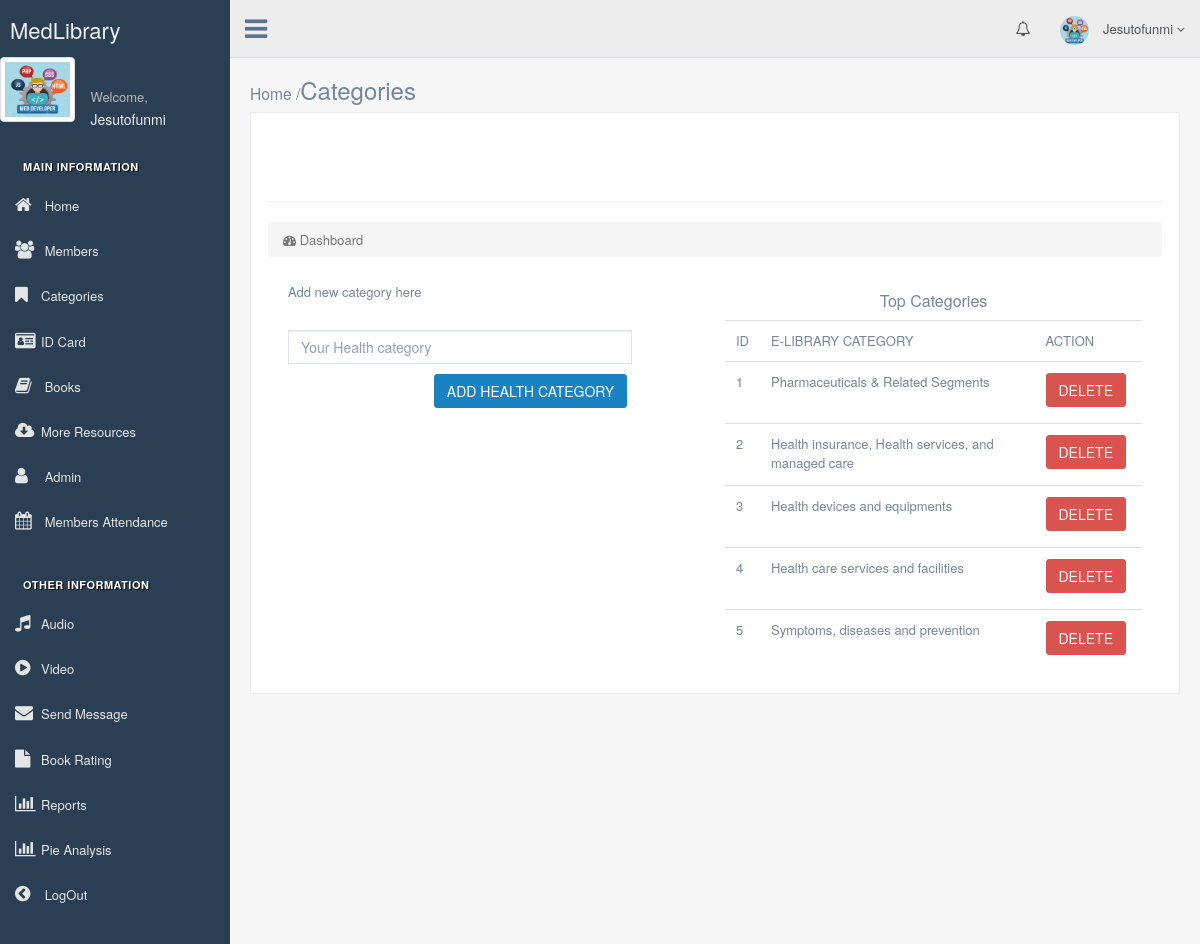
Screenshot of /admin/categories.php (signed in) with the database file from the repository.
### tables this page shows
CREATE TABLE `category` (
  `category_id` int(11) NOT NULL,
  `category_name` varchar(100) DEFAULT NULL
);

### admin/categories.php (the view, shortened to what this page needs)
<?php
include 'header.php';
?>
<div class="page-title">
            <div class="title_left">
                <h3>
					<small>Home /</small>Categories
                </h3>
            </div>
        </div>
        <div class="row">
            <div class="col-md-12 col-sm-12 col-xs-12">
                <div class="x_panel">
                <div class="row">
                    <div class="col-lg-12">
                        <h1 class="page-header"><br></h1>
                        <ol class="breadcrumb">
                            <li class="active">
                                <i class="fa fa-dashboard"></i> Dashboard
                            </li>
                        </ol>
                    </div>
                </div>
                     <div class="x_content">
            <div class="container-fluid">
                <div class="row">
                  <div class="col-md-5">
                    <p>Add new category here</p>
                      <form method="POST" action="add_health_category1.php">
                      <br style="clear: both">
                        <div class="form-group">
                          <input type="text" class="form-control" id="name" name="cname" placeholder="Your Health category" required="">
                        </div>
                        <div class="form-group">
                        <button type="submit" id="submit" name="submit" class="btn btn-primary pull-right"> ADD HEALTH CATEGORY</button>
                    </div>
                   </form>
                    <br><br>
                  </div>
                  <div class="col-md-1"></div>
                      <div class="col-md-6">
                        <table class="table">
                          <h4><center>Top Categories</center></h4>
                      <tr>
                        <td>ID</td>
                        <td>E-LIBRARY CATEGORY</td>
                        <td>ACTION</td>
                      </tr>
                    <?php
                    $sql = "SELECT * FROM category ORDER BY category_id ASC ";
                    $result = mysqli_query($conn, $sql);
                    while($row = mysqli_fetch_assoc($result)){
                      extract($row);
                    ?>
                    <tr>
                      <td><?php echo $row['category_id'];?></td>
                      <td><?php echo $row["category_name"];?></td>
                      <td>
                      <?php echo '<a  class="btn btn-danger" href="delete_health_category.php?id='.$category_id.'"> DELETE</a>' ;  ?>
                      </td>
                    </tr>
                  <?php    }
                    ?>
                    </table>
                    </div>
                  </div>
                </div>
</div>
</div>
</div>
</div>
</div>

### admin/sidebar_menu.php (shortened to what this page needs)
           <div class="col-md-3 left_col">
               <div class="left_col scroll-view">
                   <div class="navbar nav_title" style="border: 0;">
                       <a href="admin_dashboard.php" class="site_title"><span>MedLibrary</span></a>
                   </div>
				<a href="admin_profile.php">
                   <div class="profile">
<?php
   $conn=Connect();
       $email=$_SESSION['login_user1'];
       $user_query = mysqli_query($conn, "SELECT * FROM admin WHERE email='$email' ") or die(mysqli_error());
   $row=mysqli_fetch_array($user_query);
       ?>
       <div class="profile_pic">
	<?php if($row['admin_image'] != ""): ?>
<img src="../upload/<?php echo $row['admin_image']; ?>" style="height:65px; width:75px;" class="img-thumbnail profile_img">
<?php else: ?>
<img src="img/user.png" style="height:60px; width:70px;" class="img-circle profile_img">
   <?php endif; ?>
                       </div>
                       <div class="profile_info">
                           <span>Welcome,</span>
                           <h2><?php echo $row['fname']; ?></h2>
                       </div>
                   </div>
				</a>
                   <br />
                   <div id="sidebar-menu" class="main_menu_side hidden-print main_menu">
                       <div class="menu_section">
						<h3 style="margin-top:85px;">Main Information</h3>
                           <ul class="nav side-menu">
                               <li>
								<a href="admin_dashboard.php"><i class="fa fa-home"></i> Home</a>
                               </li>
                               <li>
								<a href="user.php"><i class="fa fa-users"></i> Members</a>
                               </li>
                                <li>
                                   <a href="categories.php"><i class="fa fa-bookmark"></i>Categories</a>
                               </li>
                               <li>
                                   <a href="print_id.php"><i class="fa fa-id-card"></i>ID Card</a>
                               </li>
                               <li>
								<a href="book.php"><i class="fa fa-book"></i> Books</a>
                               </li>
                               <li>
                                   <a href="morebooks.php"><i class="fa fa-cloud-download"></i>More Resources</a>
                               </li>
                               <li>
								<a href="admin_phase.php"><i class="fa fa-user"></i> Admin</a>
                               </li>
                               <li>
								<a href="user_log_in.php"><i class="fa fa-calendar"></i> Members Attendance</a>
                               </li>
                           </ul>
                       </div>
                       <div class="menu_section">
                           <h3>Other Information</h3>
                           <ul class="nav side-menu">
                               <li>
								<a href="audio.php"><i class="fa fa-music"></i>Audio</a>
                               </li>
                               <li>
								<a href="video.php"><i class="fa fa-play-circle"></i>Video</a>
                               </li>
                               <li>
								<a href="message_to_user.php"><i class="fa fa-envelope"></i>Send Message</a>
                               </li>
                                <li>
                                   <a href="analysis.php"><i class= "fa fa-file"></i>Book Rating</a>
                               </li>
                               <li>
                                   <a href="chart.php"><i class= "fa fa-bar-chart"></i>Reports</a>
                               </li>
                                <li>
                                   <a href="piechart.php"><i class= "fa fa-bar-chart"></i>Pie Analysis</a>
                               </li>
                                <li>
                                   <a Onclick="return ConfirmLogout();" href="logout.php"><i class= "fa fa-chevron-circle-left"></i> LogOut</a>
                               </li>
                           </ul>
                       </div>
                   </div>
               </div>
           </div>

### admin/top_nav.php (shortened to what this page needs)
            <div class="top_nav">
                <div class="nav_menu">
                    <nav class="" role="navigation">
                        <div class="nav toggle">
                            <a id="menu_toggle">
                            <i class="fa fa-bars"></i></a>
                        </div>
                        <ul class="nav navbar-nav navbar-right">
<?php
     $email=$_SESSION['login_user1'];
	   $user_query= mysqli_query($conn, "SELECT * FROM admin WHERE email='$email'")or die(mysqli_error());
	   $row = mysqli_fetch_array($user_query);
?>
                                   <li class="dropdown">
                                <a class="user-profile dropdown-toggle" data-toggle="dropdown" href="" aria-expanded="false">
									<?php if($row['admin_image'] != ""): ?>
									<img src="../upload/<?php echo $row['admin_image']; ?>">
									<?php else: ?>
									<img src="img/user.png">
									<?php endif; ?>	<?php echo $row['fname']; ?>
                                    <span class="fa fa-angle-down"></span>
                                </a>
                            </li>
                            <li>
                            <a href="user_message.php" class="user-profile dropdown-toggle" data-toggle="dropdown" aria-expanded="false">
                               <i class="fa fa-bell-o"></i>
                           </a>
                       </li>
            </ul>
                    </nav>
                </div>
            </div>

### rows the page displays
category: category_id "1", category_name "Pharmaceuticals & Related Segments"
category: category_id "2", category_name "Health insurance, Health services, and managed care"
category: category_id "3", category_name "Health devices and equipments"
category: category_id "4", category_name "Health care services and facilities"
category: category_id "5", category_name "Symptoms, diseases and prevention"

### other values shown
$row['fname'] "Jesutofunmi"
